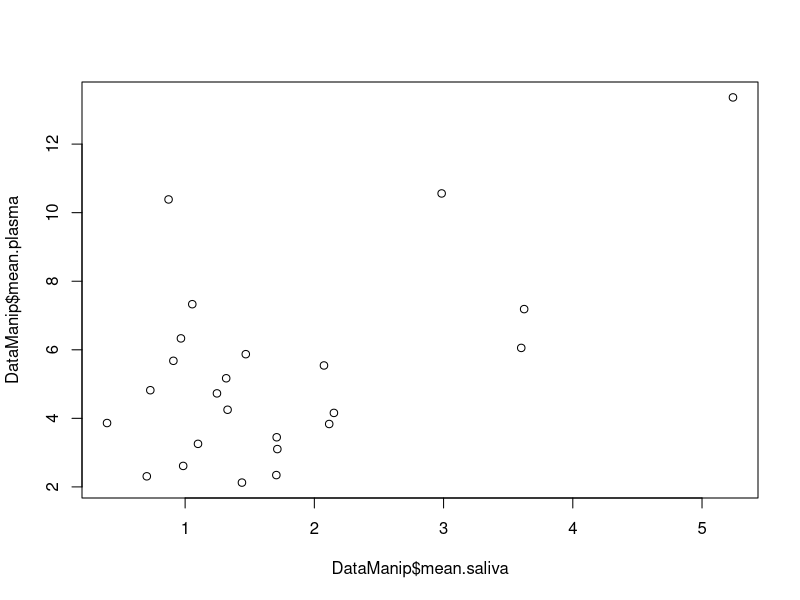
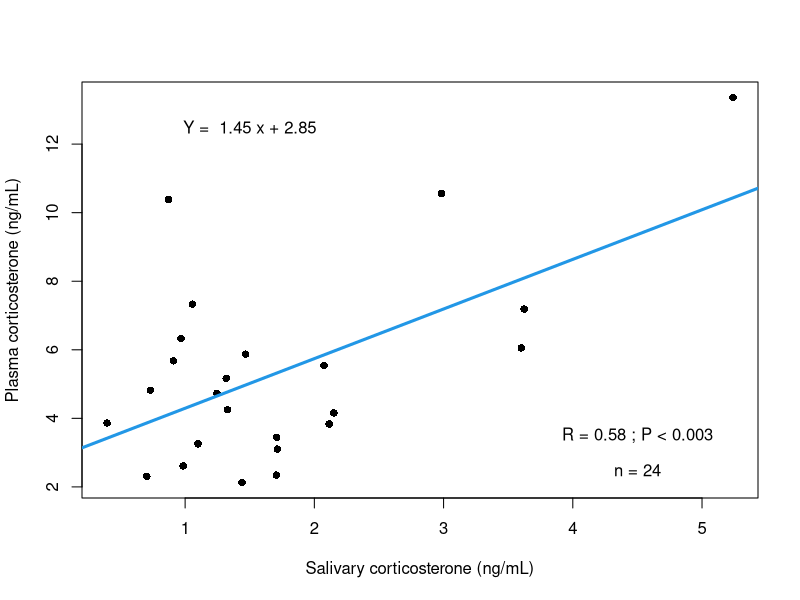

Generate these figures, in order, with R:
###############################################################
# Saliva and plasma corticosterone in Common gulls            #
# April 2023                                                  #
# J. Carbillet                                                #
#                                                             #
###############################################################

#############
# Workspace #
#############

setwd("C:/Users/jeffreym/Documents/Donnees chevreuils")

###########
# library #
###########

library(BayesFactor)
library(bayestestR)

# Load dataset
rm(list = ls())
DataManip=read.csv("testcort.csv",header=T, dec=".")
summary(DataManip)
dim(DataManip) # 24 observations of 5 variables
attach(DataManip)

# Pearson correlation test
plot(DataManip$mean.saliva,DataManip$mean.plasma)
cor.test(DataManip$mean.saliva,DataManip$mean.plasma)

# Bayesian correlation test
result <- correlationBF(DataManip$mean.saliva,DataManip$mean.plasma,iterations = 10000)
describe_posterior(result)

# Plot
plot(DataManip$mean.saliva, DataManip$mean.plasma, pch = 16,
     ylab="Plasma corticosterone (ng/mL)", 
     xlab="Salivary corticosterone (ng/mL)")
abline(lm(DataManip$mean.plasma ~ DataManip$mean.saliva), col = 4, lwd = 3)

# Text
coef <- round(coef(lm(DataManip$mean.plasma ~ DataManip$mean.saliva)), 2)
text(1.5, 12.5,  paste("Y = ", coef[2], "x", "+", coef[1]))
text(4.5, 3.5, paste("R = 0.58",";", "P < 0.003"))
text(4.5, 2.5, paste("n = 24"))

## Paired T-test to compare salivary and plasmatic corticosterone levels
t.test(DataManip$mean.saliva, DataManip$mean.plasma, 
       paired = TRUE, alternative = "two.sided")
